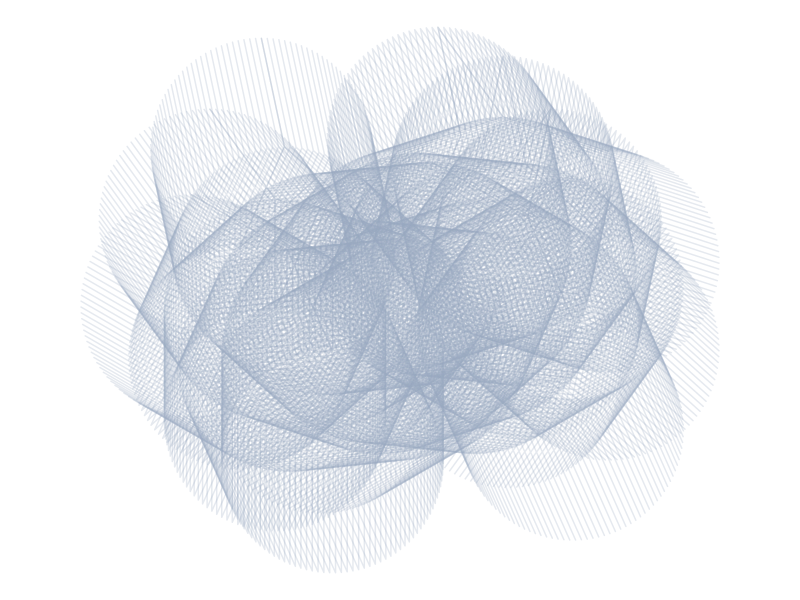

Generate this figure with R:
## ---- chunk 1
knitr::opts_chunk$set(echo = TRUE)
## ---- chunk 2
library(tidyverse)


pattern <- function(a, b, c = pi/2, d = pi/5, e = 4) {
  data_frame(
    x = accumulate(1:40, ~.x-sin((.y %% e)*c-ceiling((.y-1)/e)*d), .init = a),
    y = accumulate(1:40, ~.x+cos((.y %% e)*c-ceiling((.y-1)/e)*d), .init = b))
}


t <- seq(0, 2*pi, length.out = 120)
centers <- data_frame(x = sin(t), y = cos(t))


c  <- sample(seq(from = 0, to = 2*pi, by = pi/15), 1)
d  <- sample(seq(from = 0, to = 2*pi, by = pi/15), 1)
e  <- sample(1:20, 1)
  

apply(centers, 1, function(r) pattern(a = r[1], 
                                      b = r[2],
                                      c = c,
                                      d = d,
                                      e = e)) %>% 
  bind_rows(.id="df") %>% 
  ggplot() +
  geom_path(aes(x, y, group = df),
            color = "#9aa7c1", 
            alpha = 0.25) + 
  coord_fixed()+
  theme_void()
